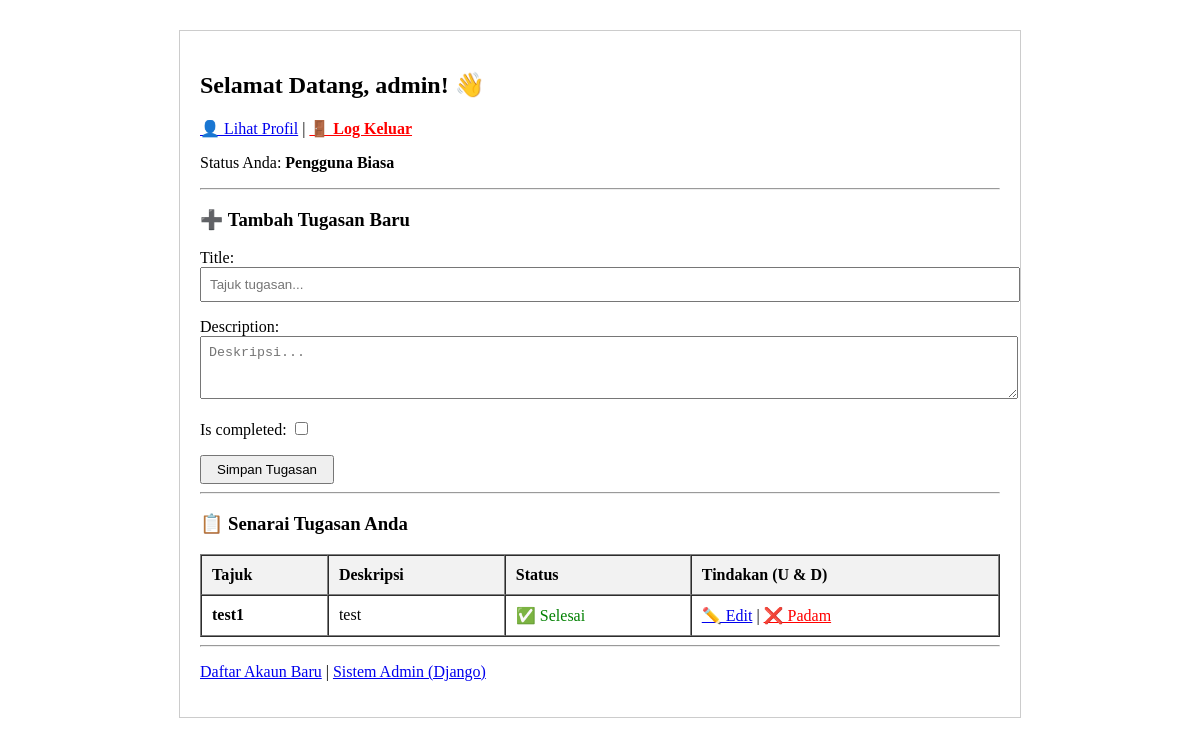
Page /dashboard/ (signed in) on the earlier database version.
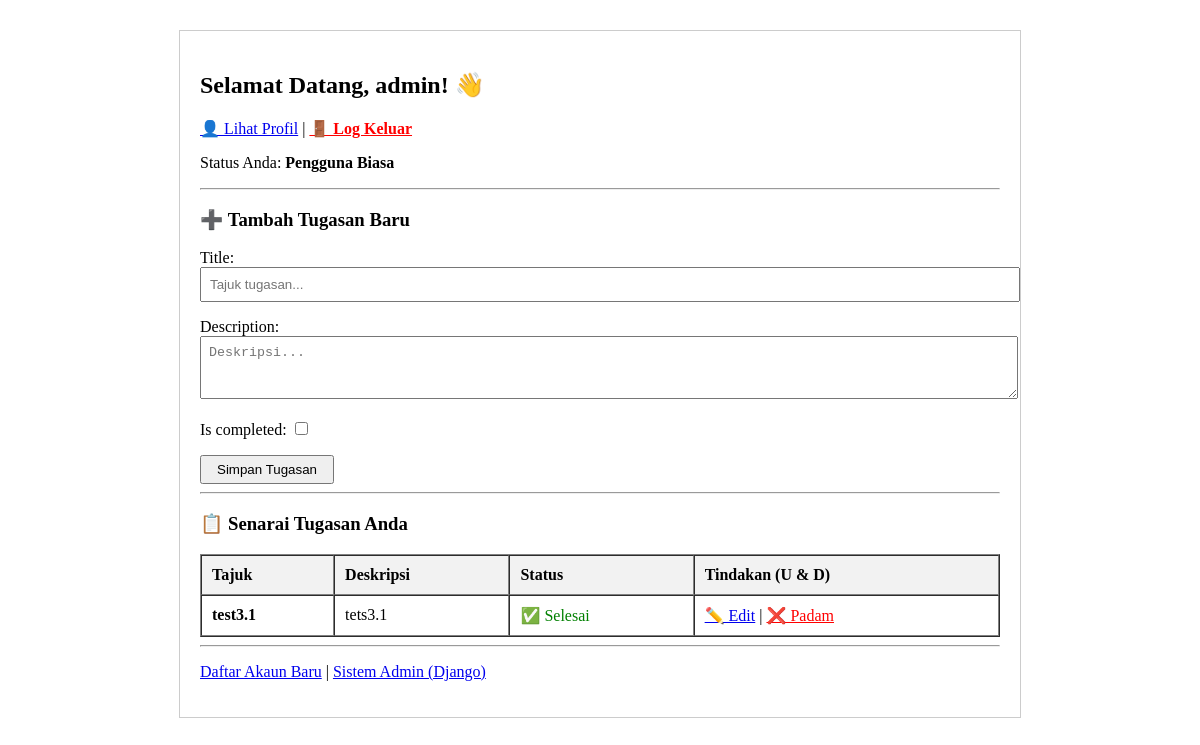
Same page on the later database version.
### tasks/models.py (models this page shows, shortened)
class Task(models.Model):
    user = models.ForeignKey(User, on_delete=models.CASCADE)
    title = models.CharField(max_length=200)
    description = models.TextField(blank=True, null=True)
    is_completed = models.BooleanField(default=False)
    created_at = models.DateTimeField(auto_now_add=True)

### tasks/views.py (the view)
# urls.py: path('dashboard/', dashboard_view, name='dashboard'),
@login_required(login_url='login')
def dashboard_view(request):
    tasks = Task.objects.filter(user=request.user).order_by('-created_at')
    if request.method == 'POST':
        form = TaskForm(request.POST)
        if form.is_valid():
            task = form.save(commit=False)
            task.user = request.user
            task.save()
            messages.success(request, "Tugasan berjaya ditambah!")
            return redirect('dashboard')
    else:
        form = TaskForm()
    return render(request, 'tasks/dashboard.html', {'tasks': tasks, 'form': form})

### tasks/forms.py
class TaskForm(forms.ModelForm):
    class Meta:
        model = Task
        fields = ['title', 'description', 'is_completed']
        widgets = {
            'title': forms.TextInput(attrs={'style': 'width: 100%; padding: 8px;', 'placeholder': 'Tajuk tugasan...'}),
            'description': forms.Textarea(attrs={'style': 'width: 100%; padding: 8px;', 'rows': 3, 'placeholder': 'Deskripsi...'}),
        }

### templates/tasks/dashboard.html (shortened to what this page needs)
<!DOCTYPE html>
<html lang="ms">
<head>
</head>
<body>
    <div style="max-width: 800px; margin: 30px auto; padding: 20px; border: 1px solid #ccc;">
        <h2>Selamat Datang, {{ request.user.username }}! 👋</h2>
        <p>
    <p>
    <a href="{% url 'profile' %}">👤 Lihat Profil</a> |
    <a href="{% url 'logout' %}" style="color: red; font-weight: bold;">🚪 Log Keluar</a>
</p>
        <p>Status Anda: <strong>{% if request.user.is_superuser %}Admin{% else %}Pengguna Biasa{% endif %}</strong></p>
        <hr>
        <h3>➕ Tambah Tugasan Baru</h3>
        <form method="POST">
            {{ form.as_p }}
            <button type="submit" style="padding: 5px 15px;">Simpan Tugasan</button>
        </form>
        <hr>
        <h3>📋 Senarai Tugasan Anda</h3>
        {% if tasks %}
            <table border="1" cellpadding="10" cellspacing="0" style="width: 100%; text-align: left;">
                <thead>
                    <tr style="background-color: #f2f2f2;">
                        <th>Tajuk</th>
                        <th>Deskripsi</th>
                        <th>Status</th>
                        <th>Tindakan (U & D)</th>
                    </tr>
                </thead>
                <tbody>
                    {% for task in tasks %}
                    <tr>
                        <td><strong>{{ task.title }}</strong></td>
                        <td>{{ task.description|default:"-" }}</td>
                        <td>
                            {% if task.is_completed %}
                                <span style="color: green;">✅ Selesai</span>
                            {% else %}
                                <span style="color: red;">⏳ Dalam Proses</span>
                            {% endif %}
                        </td>
                        <td>
                            <a href="{% url 'task_update' task.pk %}">✏️ Edit</a> |
                            <a href="{% url 'task_delete' task.pk %}" style="color: red;">❌ Padam</a>
                        </td>
                    </tr>
                    {% endfor %}
                </tbody>
            </table>
        {% else %}
            <p>Belum ada tugasan dimasukkan. Sila tambah tugasan di atas.</p>
        {% endif %}
        <hr>
        <p><a href="/register/">Daftar Akaun Baru</a> | <a href="/admin/">Sistem Admin (Django)</a></p>
    </div>
</body>
</html>

Differences in the rows shown:
removed Task: title "test1", description "test", is_completed "✅ Selesai"
added Task: title "test3.1", description "tets3.1", is_completed "✅ Selesai"
